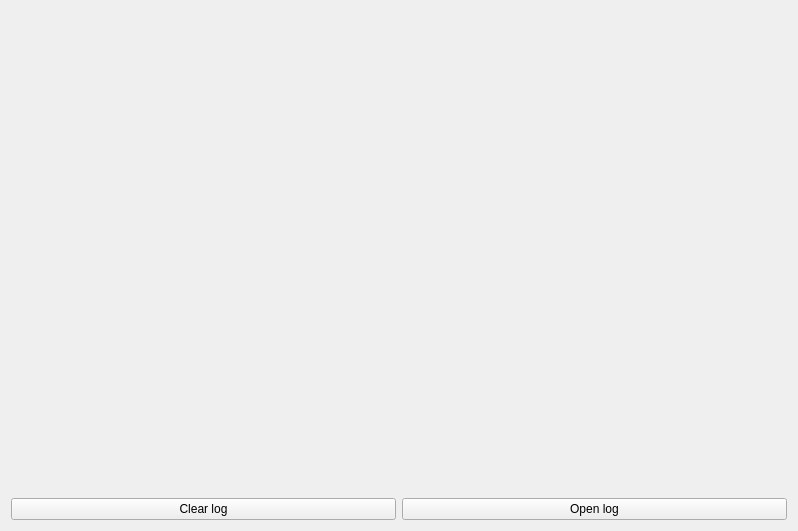
<?xml version="1.0" encoding="UTF-8"?>
<ui version="4.0">
 <class>LogTab</class>
 <widget class="QWidget" name="LogTab">
  <property name="geometry">
   <rect>
    <x>0</x>
    <y>0</y>
    <width>798</width>
    <height>531</height>
   </rect>
  </property>
  <property name="sizePolicy">
   <sizepolicy hsizetype="Ignored" vsizetype="Ignored">
    <horstretch>0</horstretch>
    <verstretch>0</verstretch>
   </sizepolicy>
  </property>
  <property name="maximumSize">
   <size>
    <width>16777214</width>
    <height>16777215</height>
   </size>
  </property>
  <property name="windowTitle">
   <string>New tab</string>
  </property>
  <property name="windowIcon">
   <iconset resource="../../resources/resources.qrc">
    <normaloff>:/images/icon.ico</normaloff>:/images/icon.ico</iconset>
  </property>
  <layout class="QVBoxLayout" name="verticalLayout">
   <item>
    <widget class="QPlainTextEdit" name="labelLog">
     <property name="acceptDrops">
      <bool>false</bool>
     </property>
     <property name="styleSheet">
      <string notr="true">QFrame {
	background: transparent;
}
QTextEdit {
	padding: 0;
}</string>
     </property>
     <property name="frameShape">
      <enum>QFrame::NoFrame</enum>
     </property>
     <property name="frameShadow">
      <enum>QFrame::Plain</enum>
     </property>
     <property name="lineWidth">
      <number>0</number>
     </property>
     <property name="undoRedoEnabled">
      <bool>false</bool>
     </property>
     <property name="lineWrapMode">
      <enum>QPlainTextEdit::NoWrap</enum>
     </property>
     <property name="readOnly">
      <bool>true</bool>
     </property>
    </widget>
   </item>
   <item>
    <layout class="QHBoxLayout" name="layoutButtons">
     <item>
      <widget class="QPushButton" name="buttonClear">
       <property name="text">
        <string>Clear log</string>
       </property>
      </widget>
     </item>
     <item>
      <widget class="QPushButton" name="buttonOpen">
       <property name="text">
        <string>Open log</string>
       </property>
      </widget>
     </item>
    </layout>
   </item>
  </layout>
 </widget>
 <resources>
  <include location="../../resources/resources.qrc"/>
 </resources>
 <connections>
  <connection>
   <sender>buttonClear</sender>
   <signal>clicked()</signal>
   <receiver>LogTab</receiver>
   <slot>clear()</slot>
   <hints>
    <hint type="sourcelabel">
     <x>122</x>
     <y>506</y>
    </hint>
    <hint type="destinationlabel">
     <x>35</x>
     <y>493</y>
    </hint>
   </hints>
  </connection>
  <connection>
   <sender>buttonOpen</sender>
   <signal>clicked()</signal>
   <receiver>LogTab</receiver>
   <slot>open()</slot>
   <hints>
    <hint type="sourcelabel">
     <x>532</x>
     <y>510</y>
    </hint>
    <hint type="destinationlabel">
     <x>576</x>
     <y>493</y>
    </hint>
   </hints>
  </connection>
 </connections>
 <slots>
  <slot>clear()</slot>
  <slot>open()</slot>
 </slots>
</ui>
